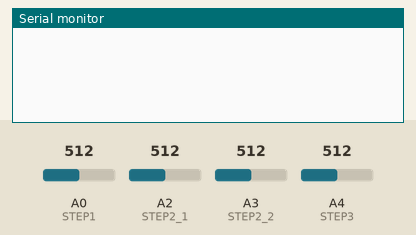
Bench run of a sketch on a simulated Arduino Uno, built with avr-gcc and run on an emulated ATmega328P. Parts: the last lines printed to the serial monitor. The test bench sets the inputs (shaded band); at power-on: A0 (STEP1) = 512, A2 (STEP2_1) = 512, A4 (STEP3) = 512, A3 (STEP2_2) = 512.

Above: at 1.2 s.
1.3 s: A0 (STEP1) set to 716
At 2.5 s:
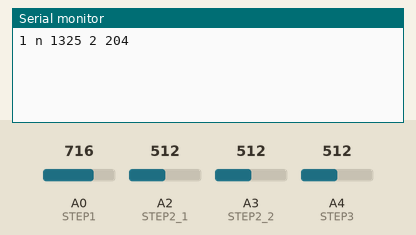
2.8 s: A0 (STEP1) set to 306
At 4.0 s:
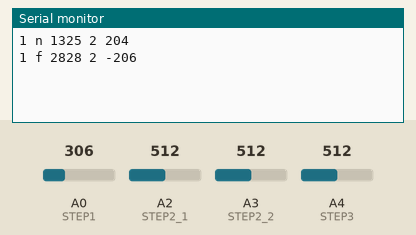
4.3 s: A2 (STEP2_1) set to 716
At 5.0 s:
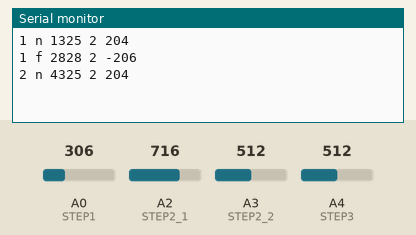
5.8 s: A4 (STEP3) set to 716
At 7.0 s:
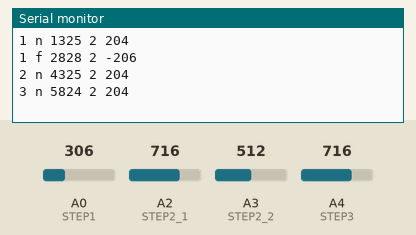
7.3 s: A3 (STEP2_2) set to 306
At 8.5 s:
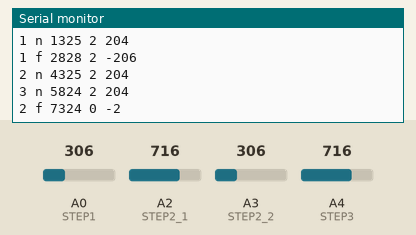
8.8 s: A2 (STEP2_1) set to 992
At 9.8 s:
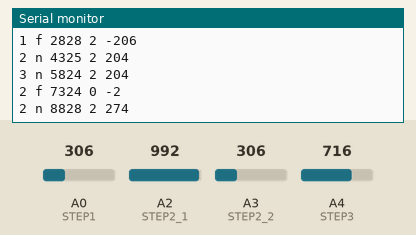
Timing chart, 0 to 11.3 s (numbered marks = the images above; inputs shaded):
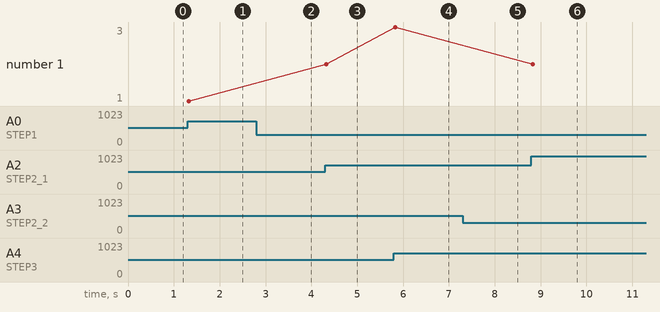

The sketch:

parseStepReadings_singlePerson.ino
```cpp
#include<string.h>

#define STEP1 A0
#define STEP2_1 A2
#define STEP2_2 A3
#define STEP3 A4

#define SAMPLING_DELAY 5 // milliseconds
#define VALUE_PER_PERSON 20
#define ARRAY_SIZE 100
#define COUNT_THRESHOLD 5 // values before consideration

int p1, p2_1, p2_2, p3;
int initial1, initial2_1, initial2_2, initial3;

bool on_step1 = false, on_step2 = false, on_step3 = false;

int step1_array[ARRAY_SIZE] = {0};
int step2_1_array[ARRAY_SIZE] = {0};
int step2_2_array[ARRAY_SIZE] = {0};
int step3_array[ARRAY_SIZE] = {0};
int retrospection_array[COUNT_THRESHOLD] = {0};
int going_in = 2;
int count = 0;

void setup() {
  Serial.begin(115200);
  initial1 = calibrate_sensor1();
  initial2_1 = calibrate_sensor2_1();
  initial2_2 = calibrate_sensor2_2();
  initial3 = calibrate_sensor3();

}

void loop() {
  p1 = analogRead(STEP1);
  delay(0.1);
  check_step(1);
  p2_1 = analogRead(STEP2_1);
  delay(0.1);
  p2_2 = analogRead(STEP2_2);
  delay(0.1);
  check_step(2);
  p3 = analogRead(STEP3);
  delay(0.1);
  check_step(3);
//  display_step_values();
  delay(SAMPLING_DELAY - 0.4);
//  differential_values();
//  check_samples_for_2();
//  display_step2_both();
//  check_step2_retrospect();
}

void display_step_values(){
  String str = "1: " + String(p1 - initial1) + " 2.1: " + String(p2_1 - initial2_1) + " 2.2: " + String(p2_2 - initial2_2) + " 3: " + String(p3 - initial3);
  Serial.println(str);
}

void differential_values(){
  int diff_values = p2_1 - p2_2;
  read_into_array(1, diff_values);
  print_array(1);
}

void check_samples_for_2(){
  int weight = (p2_1 - initial2_1);
  read_into_array(1, weight);
  print_array(1);
}

void display_step2_both(){
  int weight1 = (p2_1 - initial2_1);
  int weight2 = (p2_2 - initial2_2);
//  String step1= "A0: " + String(weight1) + " A2: " + String(weight2);
  String step2= "A0: " + String(p2_1) + " A2: " + String(p2_2);
  Serial.println(step2);
}

void check_step2_retrospect(){
  String str = "";
  int weight2_1 = p2_1 - initial2_1;
  int weight2_2 = p2_2 - initial2_2;
  int weight_sum = weight2_1 + weight2_2;
  read_into_array(2.1, weight2_1);
  read_into_array(2.2, weight2_2);
  if(!on_step2 && weight_sum > VALUE_PER_PERSON){
    count++;
    if(count > COUNT_THRESHOLD){
      on_step2 = true;
      count = 0;
      str = "2 n " + String(millis()) + " " + "2 " +  String(weight_sum);
      Serial.println(str);
//      print_array(1);
//      print_array(2);
    }
  }
  if(on_step2 && weight_sum < (VALUE_PER_PERSON * 0.5)){
    count++;
    if(count > COUNT_THRESHOLD){
      on_step2 = false;
      count = 0;
      retrospect();
      str = "2 f " + String(millis()) + " " + String(going_in) + " " + String(weight_sum);
      Serial.println(str);
//      print_array(2.1);
//      print_array(2.2);
    }
  }
}

void retrospect(){
  int total = 0;
  int avg = 0;
  for(int i = 0; i < COUNT_THRESHOLD ; i++){
    retrospection_array[i] = step2_1_array[COUNT_THRESHOLD + i] - step2_2_array[COUNT_THRESHOLD + i];
    total+= retrospection_array[i];
  }
  avg = total / COUNT_THRESHOLD;
//  Serial.print(avg);
  if(avg > 0){
//    Serial.println("going IN: ");
    going_in = 0;
//    print_retrospection_array();
  }
  else if(avg < 0){
//    Serial.println("going OUT:");
    going_in = 1;
//    print_retrospection_array();
  }
  else{
    going_in = 2;
  }
}

void print_retrospection_array(){
  for(int i = (COUNT_THRESHOLD - 1) ; i >= 0 ; i--){
    Serial.print(retrospection_array[i]);
    Serial.print(", ");
  }
  Serial.println();
}

void check_step(float step_number){
  String str = "";
  if(step_number == 1){
    int weight = (p1 - initial1);
    read_into_array(step_number, weight);
    if(!on_step1  && weight > VALUE_PER_PERSON){
      count ++;
      if(count > COUNT_THRESHOLD){
        on_step1 = true;
        count = 0;
        str = "1 n " + String(millis()) + " " + "2 " + String(weight);
        Serial.println(str);
//        print_array(step_number);
      }
    }
    if(on_step1 && weight < (VALUE_PER_PERSON * 0.5)){
      count ++;
      if(count > COUNT_THRESHOLD){
        on_step1 = false;
        count = 0;
        str = "1 f " + String(millis()) + " " + "2 " + String(weight);
        Serial.println(str);
//        print_array(step_number);
      }
    }
  }
  if(step_number == 2){
    check_step2_retrospect();
  }
  if(step_number == 3){
    int weight = (p3 - initial3);
    read_into_array(step_number, weight);
    if(!on_step3 && weight > VALUE_PER_PERSON){
      count ++;
      if(count > COUNT_THRESHOLD){
        on_step3 = true;
        count = 0;
        str = "3 n " + String(millis()) + " " + "2 " + String(weight);
        Serial.println(str);
//        print_array(step_number);
      }
    }
    if(on_step3 && weight < (VALUE_PER_PERSON * 0.5)){
      count ++;
      if(count > COUNT_THRESHOLD){
        on_step3 = false;
        count = 0;
        str = "3 f " + String(millis()) + " " + "2 " + String(weight);
        Serial.println(str);
//        print_array(step_number);
      }
    }
  }
}

void read_into_array(float number, int weight){
  if(number == 1){
    for(int i = (ARRAY_SIZE - 1); i > 0 ; i--){
      step1_array[i] = step1_array[i-1];
    }
    step1_array[0] = weight;
  }
  if(number == 2.1){
    for(int i = (ARRAY_SIZE - 1); i > 0 ; i--){
      step2_1_array[i] = step2_1_array[i-1];
    }
    step2_1_array[0] = weight;
  }
  if(number == 2.2){
    for(int i = (ARRAY_SIZE - 1); i > 0 ; i--){
      step2_2_array[i] = step2_2_array[i-1];
    }
    step2_2_array[0] = weight;
  }
  if(number == 3){
    for(int i = (ARRAY_SIZE - 1); i > 0 ; i--){
      step3_array[i] = step3_array[i-1];
    }
    step3_array[0] = weight;
  }
}

void print_array(float number){
  if(number == 1){
    Serial.print("step1: ");
    for(int i = (ARRAY_SIZE - 1) ; i >= 0 ; i--){
      Serial.print(step1_array[i]);
      Serial.print(", ");
    }
    Serial.println();
  }
  if(number == 2.1){
    Serial.print("step2_1: ");
    for(int i = (ARRAY_SIZE - 1) ; i >= 0 ; i--){
      Serial.print(step2_1_array[i]);
      Serial.print(", ");
    }
    Serial.println();
  }
  if(number == 2.2){
    Serial.print("step2_2: ");
    for(int i = (ARRAY_SIZE - 1) ; i >= 0 ; i--){
      Serial.print(step2_2_array[i]);
      Serial.print(", ");
    }
    Serial.println();
  }
  if(number == 3){
    Serial.print("step3: ");
    for(int i = (ARRAY_SIZE - 1) ; i >= 0 ; i--){
      Serial.print(step3_array[i]);
      Serial.print(", ");
    }
    Serial.println();
  }
}

int calibrate_sensor1(){
  long total = 0;
  for(int i = 0; i < 100 ; i++){
    total += analogRead(STEP1);
  }
  int avg = total/100;
  return avg;
}

int calibrate_sensor2_1(){
  long total = 0;
  for(int i = 0; i < 100 ; i++){
    total += analogRead(STEP2_1);
  }
  int avg = total/100;
  return avg;
}

int calibrate_sensor2_2(){
  long total = 0;
  for(int i = 0; i < 100 ; i++){
    total += analogRead(STEP2_2);
  }
  int avg = total/100;
  return avg;
}

int calibrate_sensor3(){
  long total = 0;
  for(int i = 0; i < 100 ; i++){
    total += analogRead(STEP3);
  }
  int avg = total/100;
  return avg;
}
```

Measured:
- after the input at 1.3 s, the serial monitor: prints a new line at once (image 1)
- after the input at 2.8 s, the serial monitor: prints a new line at once (image 2)
- after the input at 4.3 s, the serial monitor: prints a new line at once (image 3)
- after the input at 5.8 s, the serial monitor: prints a new line at once (image 4)
- after the input at 7.3 s, the serial monitor: prints a new line at once (image 5)
- after the input at 8.8 s, the serial monitor: prints a new line at once (image 6)
- plotted number 1: 2 → 3 after the input at 5.8 s
